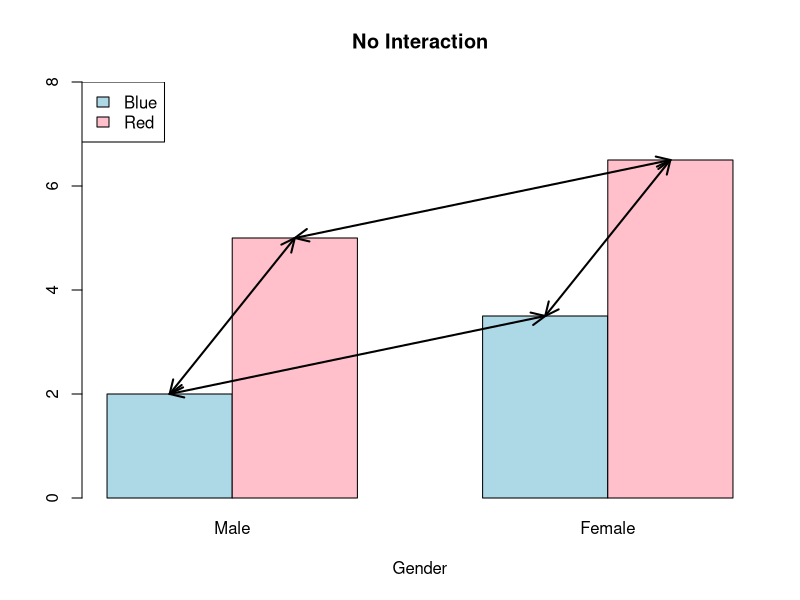
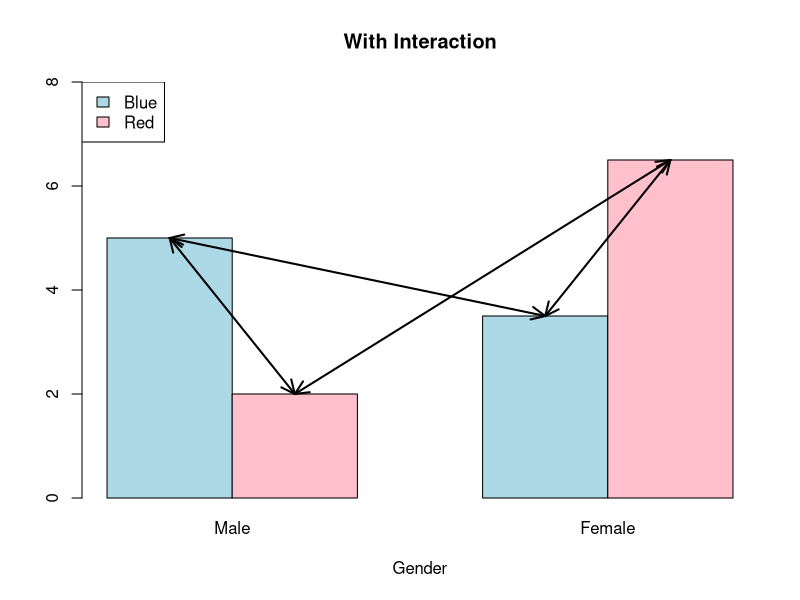

Source code (R) for these figures, in order:
## ---- chunk 1
knitr::opts_chunk$set(echo = FALSE)
## ---- chunk 2
non_int = matrix(c(2,5,3.5,6.5), ncol=2)
barplot(non_int,beside = T, col=c('lightblue','pink'), names.arg = c('Male','Female'), xlab='Gender', ylim =c(0, 8), main='No Interaction')
legend('topleft',legend = c('Blue','Red'), fill= c('lightblue', 'pink'))
arrows(1.5, 2, 4.5, 3.5, code=3, lwd=2, length = 0.15, angle=25)
arrows(2.5, 5, 5.5, 6.5, code=3, lwd=2, length = 0.15, angle=25)
arrows(1.5, 2, 2.5, 5, code=3, lwd=2, length = 0.15, angle=25)
arrows(4.5, 3.5, 5.5, 6.5, code=3, lwd=2, length = 0.15, angle=25)
## ---- chunk 3
non_int = matrix(c(5, 2,3.5,6.5), ncol=2)
barplot(non_int,beside = T, col=c('lightblue','pink'), names.arg = c('Male','Female'), xlab='Gender', ylim =c(0, 8), main='With Interaction')
legend('topleft',legend = c('Blue','Red'), fill= c('lightblue', 'pink'))
arrows(1.5, 5, 4.5, 3.5, code=3, lwd=2, length = 0.15, angle=25)
arrows(2.5, 2, 5.5, 6.5, code=3, lwd=2, length = 0.15, angle=25)
arrows(1.5, 5, 2.5, 2, code=3, lwd=2, length = 0.15, angle=25)
arrows(4.5, 3.5, 5.5, 6.5, code=3, lwd=2, length = 0.15, angle=25)
